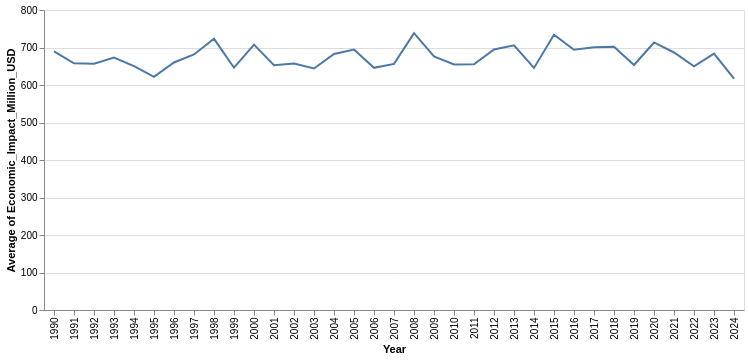

Notebook source saved alongside this figure:
### Code cell
# base = alt.Chart(
#     source.melt(
#         id_vars='Year',
#         var_name='category',
#         value_name='value',
#     ),
#     height=100,
#     width=300,
#     title='Individual timeseries',
# )


alt.Chart(source).mark_line().encode(
    x='Year:N',
    y='average(Economic_Impact_Million_USD):Q'
)


# # Visualisation of survey date
# chart1 = alt.Chart(source).mark_bar().encode(
#     x='Survey_Date:N',
#     y=alt.Y('count(Survey_Date):Q', title='Count of Survey Date'),
#     # color='sex:N',
#     # column='year:N'
#     tooltip=[alt.Tooltip('Survey_Date:N', title='Survey Date'), alt.Tooltip('count(Survey_Date):Q', title='Count')]
# ).properties(
#     title='Distribution of survey date',
#     width=1000,
#     height=300
# ).interactive()


# #Visualisation of Gender
# chart2 = alt.Chart(source).mark_bar().encode(
#     x='Gender:N',
#     y=alt.Y('count(Gender):Q', title='Count of gender'),
#     # color='sex:N',
#     # column='year:N'
#     color=alt.value('#ff7f0e'), 
#     tooltip=[alt.Tooltip('Gender:N', title='Gender'), alt.Tooltip('count(Gender):Q', title='Count')]
# ).properties(
#     title='Distribution of Gender',
#     width=300,
#     height=300
# ).interactive()


# alt.vconcat(alt.hconcat(chart1,chart2,chart6),alt.hconcat(chart3,chart4,chart5),alt.hconcat(chart7,chart8,chart9))

### Figure 1 — Vega specification as saved in the notebook (floating-point values rounded to 4 significant figures)
{"$schema": "https://vega.github.io/schema/vega/v5.json", "data": [{"name": "source_0", "values": [{"Year": 2001, "average_Economic_Impact_Million_USD": 652.8}, {"Year": 2024, "average_Economic_Impact_Million_USD": 616.7}, {"Year": 1998, "average_Economic_Impact_Million_USD": 723.2}, {"Year": 2019, "average_Economic_Impact_Million_USD": 653.3}, {"Year": 1997, "average_Economic_Impact_Million_USD": 681.4}, {"Year": 2021, "average_Economic_Impact_Million_USD": 686.7}, {"Year": 2012, "average_Economic_Impact_Million_USD": 694.9}, {"Year": 2018, "average_Economic_Impact_Million_USD": 702.0}, {"Year": 2006, "average_Economic_Impact_Million_USD": 645.8}, {"Year": 1993, "average_Economic_Impact_Million_USD": 673.2}, {"Year": 2003, "average_Economic_Impact_Million_USD": 643.9}, {"Year": 1999, "average_Economic_Impact_Million_USD": 646.1}, {"Year": 1990, "average_Economic_Impact_Million_USD": 689.8}, {"Year": 2017, "average_Economic_Impact_Million_USD": 700.7}, {"Year": 2015, "average_Economic_Impact_Million_USD": 734.0}, {"Year": 2000, "average_Economic_Impact_Million_USD": 707.6}, {"Year": 2016, "average_Economic_Impact_Million_USD": 693.9}, {"Year": 1996, "average_Economic_Impact_Million_USD": 660.1}, {"Year": 2010, "average_Economic_Impact_Million_USD": 654.6}, {"Year": 2002, "average_Economic_Impact_Million_USD": 657.4}, {"Year": 2011, "average_Economic_Impact_Million_USD": 655.4}, {"Year": 1995, "average_Economic_Impact_Million_USD": 621.8}, {"Year": 2004, "average_Economic_Impact_Million_USD": 682.9}, {"Year": 2008, "average_Economic_Impact_Million_USD": 738.3}, {"Year": 2005, "average_Economic_Impact_Million_USD": 694.5}, {"Year": 2020, "average_Economic_Impact_Million_USD": 713.4}, {"Year": 1994, "average_Economic_Impact_Million_USD": 650.5}, {"Year": 1991, "average_Economic_Impact_Million_USD": 657.8}, {"Year": 2022, "average_Economic_Impact_Million_USD": 650.1}, {"Year": 2007, "average_Economic_Impact_Million_USD": 656.4}, {"Year": 1992, "average_Economic_Impact_Million_USD": 656.7}, {"Year": 2013, "average_Economic_Impact_Million_USD": 705.8}, {"Year": 2023, "average_Economic_Impact_Million_USD": 683.7}, {"Year": 2014, "average_Economic_Impact_Million_USD": 645.6}, {"Year": 2009, "average_Economic_Impact_Million_USD": 676.0}]}, {"name": "source_0_x_domain_Year", "values": [{"Year": 2001}, {"Year": 2024}, {"Year": 1998}, {"Year": 2019}, {"Year": 1997}, {"Year": 2021}, {"Year": 2012}, {"Year": 2018}, {"Year": 2006}, {"Year": 1993}, {"Year": 2003}, {"Year": 1999}, {"Year": 1990}, {"Year": 2017}, {"Year": 2015}, {"Year": 2000}, {"Year": 2016}, {"Year": 1996}, {"Year": 2010}, {"Year": 2002}, {"Year": 2011}, {"Year": 1995}, {"Year": 2004}, {"Year": 2008}, {"Year": 2005}, {"Year": 2020}, {"Year": 1994}, {"Year": 1991}, {"Year": 2022}, {"Year": 2007}, {"Year": 1992}, {"Year": 2013}, {"Year": 2023}, {"Year": 2014}, {"Year": 2009}]}, {"name": "source_0_y_domain_average_Economic_Impact_Million_USD", "values": [{"min": 616.7, "max": 738.3}]}], "signals": [{"name": "x_step", "value": 20}, {"name": "width", "update": "bandspace(domain('x').length, 1, 0.5) * x_step"}], "marks": [{"type": "line", "name": "marks", "from": {"data": "source_0"}, "sort": {"field": "x"}, "encode": {"update": {"x": {"field": "Year", "scale": "x"}, "stroke": {"value": "#4c78a8"}, "y": {"field": "average_Economic_Impact_Million_USD", "scale": "y"}, "defined": {"signal": "isValid(datum[\"average_Economic_Impact_Million_USD\"]) && isFinite(+datum[\"average_Economic_Impact_Million_USD\"])"}}}, "style": ["line"]}], "scales": [{"name": "x", "type": "point", "domain": {"data": "source_0_x_domain_Year", "field": "Year", "sort": true}, "range": {"step": {"signal": "x_step"}}, "padding": 0.5}, {"name": "y", "type": "linear", "domain": [{"signal": "(data(\"source_0_y_domain_average_Economic_Impact_Million_USD\")[0] || {}).min"}, {"signal": "(data(\"source_0_y_domain_average_Economic_Impact_Million_USD\")[0] || {}).max"}], "range": [{"signal": "height"}, 0], "zero": true, "nice": true}], "axes": [{"scale": "y", "grid": true, "domain": false, "maxExtent": 0, "gridScale": "x", "labels": false, "orient": "left", "aria": false, "zindex": 0, "minExtent": 0, "tickCount": {"signal": "ceil(height/40)"}, "ticks": false}, {"scale": "x", "orient": "bottom", "zindex": 0, "grid": false, "title": "Year", "labelAngle": 270, "labelBaseline": "middle", "labelAlign": "right"}, {"scale": "y", "labelOverlap": true, "grid": false, "tickCount": {"signal": "ceil(height/40)"}, "title": "Average of Economic_Impact_Million_USD", "orient": "left", "zindex": 0}], "background": "white", "height": 300, "padding": 5, "style": "cell"}
